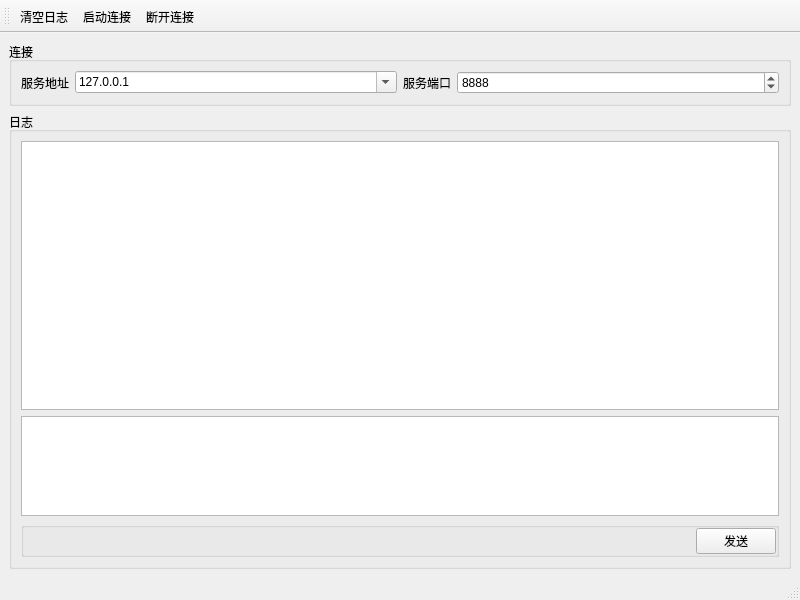
<?xml version="1.0" encoding="UTF-8"?>
<ui version="4.0">
 <class>Whisper_Client</class>
 <widget class="QMainWindow" name="Whisper_Client">
  <property name="geometry">
   <rect>
    <x>0</x>
    <y>0</y>
    <width>800</width>
    <height>600</height>
   </rect>
  </property>
  <property name="windowTitle">
   <string>Whisper_Client</string>
  </property>
  <widget class="QWidget" name="W_Central">
   <layout class="QVBoxLayout" name="verticalLayout_2">
    <item>
     <widget class="QGroupBox" name="GB_Connect">
      <property name="title">
       <string>连接</string>
      </property>
      <layout class="QHBoxLayout" name="horizontalLayout">
       <item>
        <widget class="QLabel" name="L_Address">
         <property name="text">
          <string>服务地址</string>
         </property>
        </widget>
       </item>
       <item>
        <widget class="QComboBox" name="CB_Address">
         <property name="sizePolicy">
          <sizepolicy hsizetype="Expanding" vsizetype="Fixed">
           <horstretch>0</horstretch>
           <verstretch>0</verstretch>
          </sizepolicy>
         </property>
         <property name="editable">
          <bool>true</bool>
         </property>
         <property name="currentText">
          <string>127.0.0.1</string>
         </property>
        </widget>
       </item>
       <item>
        <widget class="QLabel" name="L_Port">
         <property name="text">
          <string>服务端口</string>
         </property>
        </widget>
       </item>
       <item>
        <widget class="QSpinBox" name="SB_Port">
         <property name="sizePolicy">
          <sizepolicy hsizetype="Expanding" vsizetype="Fixed">
           <horstretch>0</horstretch>
           <verstretch>0</verstretch>
          </sizepolicy>
         </property>
         <property name="maximum">
          <number>65535</number>
         </property>
         <property name="value">
          <number>8888</number>
         </property>
        </widget>
       </item>
      </layout>
     </widget>
    </item>
    <item>
     <widget class="QGroupBox" name="GB_Log">
      <property name="title">
       <string>日志</string>
      </property>
      <layout class="QVBoxLayout" name="verticalLayout">
       <item>
        <widget class="QPlainTextEdit" name="PTE_Log"/>
       </item>
       <item>
        <widget class="QPlainTextEdit" name="PTE_Message">
         <property name="maximumSize">
          <size>
           <width>16777215</width>
           <height>100</height>
          </size>
         </property>
        </widget>
       </item>
       <item>
        <widget class="QGroupBox" name="GB_Send">
         <property name="title">
          <string/>
         </property>
         <layout class="QHBoxLayout" name="horizontalLayout_2">
          <property name="spacing">
           <number>0</number>
          </property>
          <property name="leftMargin">
           <number>0</number>
          </property>
          <property name="topMargin">
           <number>0</number>
          </property>
          <property name="rightMargin">
           <number>0</number>
          </property>
          <property name="bottomMargin">
           <number>0</number>
          </property>
          <item>
           <spacer name="S_Horizontal">
            <property name="orientation">
             <enum>Qt::Horizontal</enum>
            </property>
            <property name="sizeHint" stdset="0">
             <size>
              <width>645</width>
              <height>20</height>
             </size>
            </property>
           </spacer>
          </item>
          <item>
           <widget class="QPushButton" name="PB_Send">
            <property name="text">
             <string>发送</string>
            </property>
           </widget>
          </item>
         </layout>
        </widget>
       </item>
      </layout>
     </widget>
    </item>
   </layout>
  </widget>
  <widget class="QMenuBar" name="MB_Menu">
   <property name="geometry">
    <rect>
     <x>0</x>
     <y>0</y>
     <width>800</width>
     <height>30</height>
    </rect>
   </property>
  </widget>
  <widget class="QStatusBar" name="SB_Status"/>
  <widget class="QToolBar" name="TB_Tool">
   <property name="windowTitle">
    <string>toolBar</string>
   </property>
   <property name="iconSize">
    <size>
     <width>20</width>
     <height>20</height>
    </size>
   </property>
   <property name="toolButtonStyle">
    <enum>Qt::ToolButtonTextUnderIcon</enum>
   </property>
   <attribute name="toolBarArea">
    <enum>TopToolBarArea</enum>
   </attribute>
   <attribute name="toolBarBreak">
    <bool>false</bool>
   </attribute>
   <addaction name="A_Clear"/>
   <addaction name="A_Connect"/>
   <addaction name="A_Disconnect"/>
  </widget>
  <action name="A_Connect">
   <property name="icon">
    <iconset resource="images.qrc">
     <normaloff>:/images/icons/link.png</normaloff>:/images/icons/link.png</iconset>
   </property>
   <property name="text">
    <string>启动连接</string>
   </property>
  </action>
  <action name="A_Clear">
   <property name="icon">
    <iconset resource="images.qrc">
     <normaloff>:/images/icons/clear.png</normaloff>:/images/icons/clear.png</iconset>
   </property>
   <property name="text">
    <string>清空日志</string>
   </property>
  </action>
  <action name="A_Disconnect">
   <property name="icon">
    <iconset resource="images.qrc">
     <normaloff>:/images/icons/link_off.png</normaloff>:/images/icons/link_off.png</iconset>
   </property>
   <property name="text">
    <string>断开连接</string>
   </property>
  </action>
 </widget>
 <resources>
  <include location="images.qrc"/>
 </resources>
 <connections/>
</ui>
